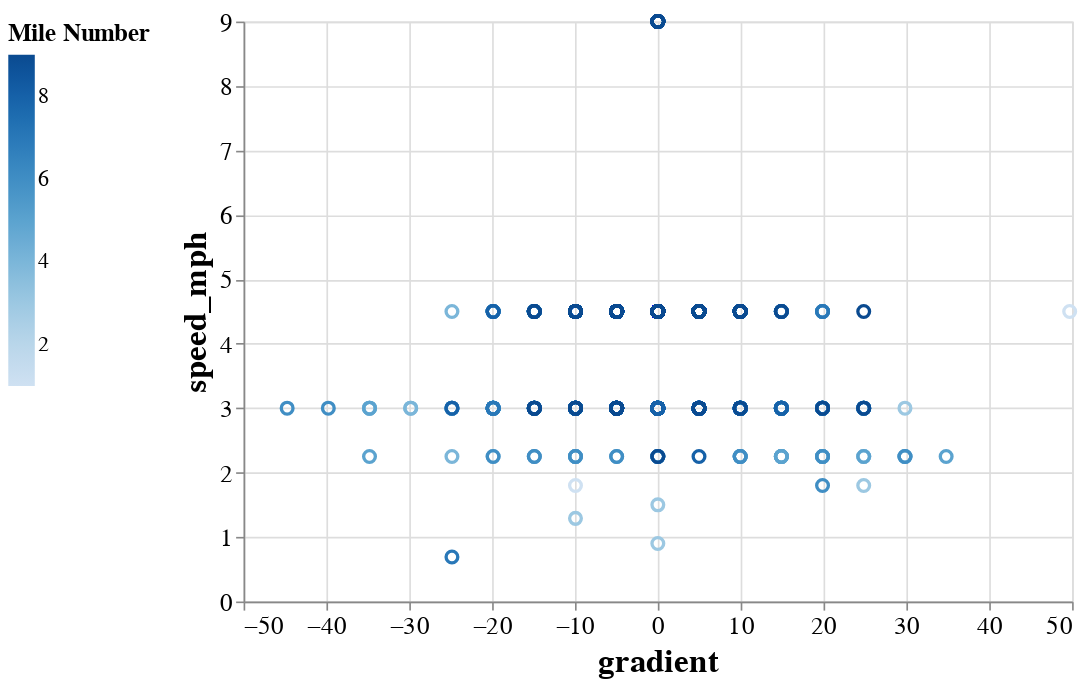

Notebook code for this chart:
### Code cell
import altair as alt

selection = alt.selection_multi(fields=['mile_number'])


scatter = alt.Chart(speed_grade).mark_point(size=50).encode(
    alt.X("gradient"),
    alt.Y("speed_mph"),
    alt.Color("mile_number",
                legend = alt.Legend(
                    title = "Mile Number",
                    orient = 'left',
                    titleFontSize=15,
                    labelFontSize=13)
                ),
    opacity = alt.condition(selection, alt.value(1),alt.value(0))
).properties(
    height=350, width=500
).configure_axis(
    titleFontSize=20,
    labelFontSize=15
).add_selection(
    selection
)

scatter

### Figure 1 — Vega-Lite specification as saved in the notebook (floating-point values rounded to 4 significant figures; data arrays with more than 128 entries replaced by an {"elided": "..."} marker saying what was removed)
{"config": {"view": {"continuousWidth": 400, "continuousHeight": 300}, "axis": {"labelFontSize": 15, "titleFontSize": 20}}, "data": {"name": "data-c58b424f58b94a8df9e6ddf41a5d51ea"}, "mark": {"type": "point", "size": 50}, "encoding": {"color": {"field": "mile_number", "legend": {"labelFontSize": 13, "orient": "left", "title": "Mile Number", "titleFontSize": 15}, "type": "quantitative"}, "opacity": {"condition": {"value": 1, "selection": "selector012"}, "value": 0}, "x": {"field": "gradient", "type": "quantitative"}, "y": {"field": "speed_mph", "type": "quantitative"}}, "height": 350, "selection": {"selector012": {"type": "multi", "fields": ["mile_number"]}}, "width": 500, "$schema": "https://vega.github.io/schema/vega-lite/v4.17.0.json", "datasets": {"data-c58b424f58b94a8df9e6ddf41a5d51ea": {"elided": "3322 records"}}}
